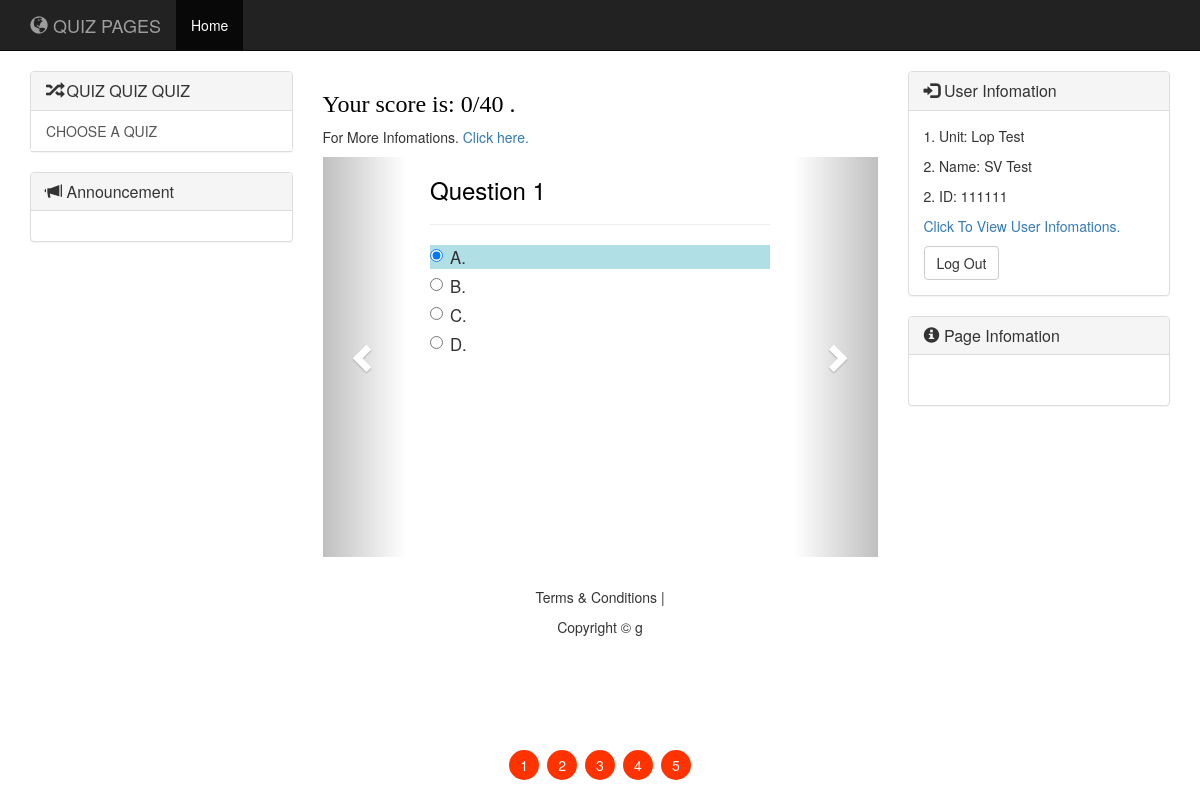
Page /index/result.php?id=1396 (signed in) on the committed database.
### tables this page shows
CREATE TABLE `test_do`  (
  `id` int(10) NOT NULL AUTO_INCREMENT,
  `user_id` int(5) NULL DEFAULT NULL,
  `starttime` datetime NULL DEFAULT NULL,
  `endtime` datetime NULL DEFAULT NULL,
  `mark` int(5) NULL DEFAULT NULL,
  `test` varchar(10) NULL DEFAULT NULL,
  `total_mark` int(5) NULL DEFAULT NULL,
  PRIMARY KEY (`id`) USING BTREE
);

CREATE TABLE `user`  (
  `id` int(10) NOT NULL AUTO_INCREMENT,
  `userid` varchar(20) NULL DEFAULT NULL,
  `password` varchar(20) NULL DEFAULT NULL,
  `hoten` varchar(100) NULL DEFAULT NULL,
  `ten` varchar(20) NULL DEFAULT NULL,
  `lop` varchar(10) NULL DEFAULT NULL,
  `masv` varchar(15) NULL DEFAULT NULL,
  PRIMARY KEY (`id`) USING BTREE
);

### index/result.php (the view, shortened to what this page needs)
<?php include_once ('../widgets/header.php');
  if (empty($_SESSION['userid'])) {
 ?>
<div id="maintest" class="col-sm-6">
<h3> Please login first. Then, choose the test again. </h3>
</div>
<?php
  } else {
  ?>
<?php
$test_do_id=$_GET['id'];
$sql="SELECT * FROM test_do where id='$test_do_id'";
$ktt=mysqli_query($connect, $sql);
$kt=mysqli_fetch_assoc($ktt);
$mark=$kt['mark'];
$quiz=$kt['test'];
$total_mark=$kt['total_mark'];
$sqlk="SELECT * FROM test where dataname='".$quiz."'";
$rk=mysqli_query($connect, $sqlk);
$num=mysqli_fetch_assoc($rk)['num'];
$canw=array();
?>
<div id="maintest" class="col-sm-6" style="overflowe:auto;">
<h3 style='font-family: &#34;Times New Roman&#34;, Georgia, Serif;'> Your score is: <?php echo $mark; ?>/<?php echo $total_mark; ?> . </h3> <p>For More Infomations.  <a href='userpage.php' id='butti'>Click here.</a> </p>
<div id="myCarousel" class="carousel slide" data-ride="carousel" data-interval="false" style=" width:100%; min-height: 400px !important;">
  <ol class="carousel-indicators carousel-indicators-numbers">
  <li id='li1' data-target="#myCarousel" data-slide-to="0"  <?php if ($canw[0]==false) {echo 'class="wronga"';} else {echo 'class="righta"';}  ?>>1</li>
 <?php
for ($x = 1; $x < $num; $x++) {
?>
    <li id="li<?php echo $x+1; ?>" <?php if ($canw[$x]==false) {echo 'class="wronga"';} else {echo 'class="righta"';}  ?> data-target="#myCarousel" data-slide-to="<?php echo $x; ?>"><?php echo $x+1; ?></li>
<?php } ?>
  </ol>
  <div class="carousel-inner">
    <div class="item active">
	<?php
	include ('../scripts/solution_code2.php'); ?>
    </div>
 <?php
for ($x = 1; $x < $num; $x++) {
?>
      <?php
	include ('../scripts/solution_code2.php'); ?>
<?php } ?>
  </div>
  <a class="left carousel-control" href="#myCarousel" data-slide="prev">
    <span class="glyphicon glyphicon-chevron-left"></span>
  </a>
  <a class="right carousel-control" href="#myCarousel" data-slide="next">
    <span class="glyphicon glyphicon-chevron-right"></span>
  </a>
</div>
    </div>
  <?php  } include_once ('../widgets/footer.php'); ?>

### widgets/logout_view2.php (shortened to what this page needs)
						<?php
						$uid=$_SESSION['userid'];
						$sql="SELECT * FROM user WHERE id ='$uid'";
$result=mysqli_query($connect, $sql);
	    while ($value=mysqli_fetch_assoc($result)) {
		$hoten=$value['hoten'];
		$masv=$value['masv'];
		$lop=$value['lop'];
		    }
						?>
				<div class="panel-heading">
					<h3 class="panel-title">
						<span class="glyphicon glyphicon-log-in"></span>
						User Infomation
					</h3>
				</div>
				<div class="panel-body">
					<form>
							<p>1. Unit: <?php echo $lop; ?></p>
							<p>2. Name: <?php echo $hoten; ?></p>
							<p>2. ID: <?php echo $masv; ?></p>
							<p><a href="userpage.php" id="butti">Click To View User Infomations.</a></p>
						<button type="submit" class="btn btn-default" onclick="callphp('../scripts/logout.php');return false;">
						Log Out</button>
					</form>
				</div>

### css/custom.css (style rules this page uses)
h1, h2, h3, h4, h5, h6 { color: black; }

### widgets/header.php (style rules this page uses)
ol.carousel-indicators { position: fixed; bottom: 5; margin: 0; left: 0; right: 0; width: auto; }
ol.carousel-indicators li, ol.carousel-indicators li.unckeck { text-indent: 0; margin: 0 2px; width: 30px; height: 30px; border: none; border-radius: 100%; line-height: 30px; color: #fff; background-color: #666699; transition: all 0.25s ease; }
ol.carousel-indicators li.wronga { text-indent: 0; margin: 0 2px; width: 30px; height: 30px; border: none; border-radius: 100%; line-height: 30px; color: #fff; background-color: #ff3300; transition: all 0.25s ease; }

### rows in the picture
test_do: mark "0", total_mark "40"
user: lop "Lop Test", hoten "SV Test", masv "111111"

### other values in the picture
$s+1 "1"
